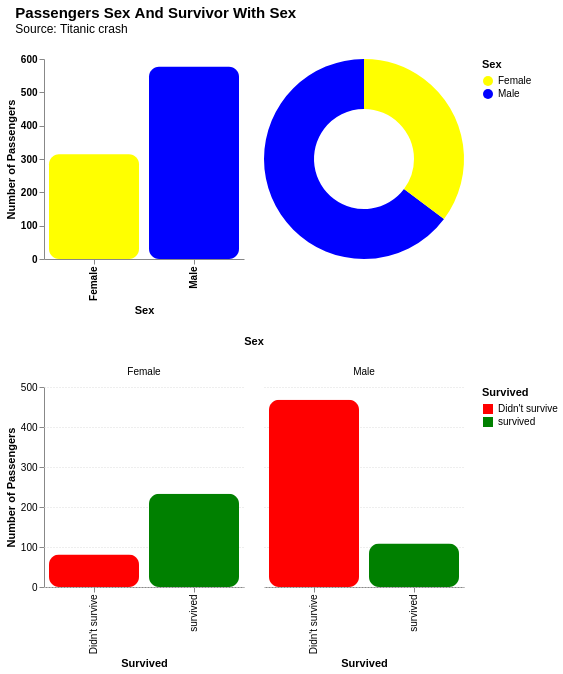

The notebook cell this image was saved under:
### Code cell
graph.categorical_grouped_chart(
    SEX,
    TARGET_NAME,
    colors=SEX_COLORS,
    target_colors=SURVIVED_COLORS,
    title=title,
    subtitle=SUBTITLE,
)

### Figure 1 — Vega-Lite specification as saved in the notebook (floating-point values rounded to 4 significant figures; data arrays with more than 128 entries replaced by an {"elided": "..."} marker saying what was removed)
{"config": {"view": {"continuousWidth": 300, "continuousHeight": 300, "stroke": null}}, "vconcat": [{"hconcat": [{"layer": [{"mark": {"type": "bar", "cornerRadius": 10}, "encoding": {"color": {"field": "Sex", "legend": {"orient": "right"}, "scale": {"range": ["blue", "yellow"], "reverse": true}, "type": "nominal"}, "tooltip": [{"field": "Sex", "title": "Sex", "type": "nominal"}, {"aggregate": "count", "title": "Number of Passengers", "type": "quantitative"}], "x": {"axis": {"grid": false, "labelFontWeight": "bold"}, "field": "Sex", "title": "Sex", "type": "nominal"}, "y": {"aggregate": "count", "axis": {"grid": false, "labelFontWeight": "bold"}, "title": "Number of Passengers", "type": "quantitative"}}, "title": {"text": "", "fontSize": 18, "subtitle": "", "subtitleFontSize": 12}}, {"mark": {"type": "text", "align": "center", "baseline": "bottom", "color": "white", "dy": -5, "fontSize": 12, "fontWeight": "bold"}, "encoding": {"text": {"aggregate": "count", "type": "quantitative"}, "x": {"field": "Sex", "type": "nominal"}, "y": {"aggregate": "count", "type": "quantitative"}}}], "data": {"name": "data-9d64146618e33eb9e58b6076cafa4a56"}, "height": 200, "width": 200}, {"data": {"name": "data-45540f4e481176301785f2e5204f62ab"}, "mark": {"type": "arc", "innerRadius": 50}, "encoding": {"color": {"field": "Sex", "type": "nominal"}, "theta": {"field": "count", "type": "quantitative"}, "tooltip": [{"field": "Sex", "type": "nominal"}, {"field": "count", "format": ".2f", "title": "Percentage (%)", "type": "quantitative"}]}, "height": 200, "width": 200}]}, {"data": {"name": "data-9baf30827859ec2b3396c3d7745edfc0"}, "mark": {"type": "bar", "cornerRadius": 10}, "encoding": {"color": {"field": "Survived", "legend": {"orient": "right"}, "scale": {"range": ["green", "red"], "reverse": true}, "type": "nominal"}, "column": {"field": "Sex", "type": "nominal"}, "tooltip": [{"field": "Survived", "title": "Survived", "type": "nominal"}, {"field": "count", "title": "Number of Passengers", "type": "quantitative"}, {"field": "percent", "format": ".2f", "title": "Percentage (%)", "type": "quantitative"}], "x": {"field": "Survived", "title": "Survived", "type": "nominal"}, "y": {"axis": {"grid": true, "gridDash": [1, 2]}, "field": "count", "title": "Number of Passengers", "type": "quantitative"}}, "height": 200, "title": {"text": "", "fontSize": 18, "subtitle": "", "subtitleFontSize": 12}, "width": 200}], "resolve": {"scale": {"color": "independent"}}, "title": {"text": "Passengers Sex And Survivor With Sex", "dx": 10, "dy": -10, "fontSize": 15, "subtitle": "Source: Titanic crash"}, "$schema": "https://vega.github.io/schema/vega-lite/v5.20.1.json", "datasets": {"data-9d64146618e33eb9e58b6076cafa4a56": {"elided": "891 records"}, "data-45540f4e481176301785f2e5204f62ab": [{"Sex": "Male", "count": 64.76}, {"Sex": "Female", "count": 35.24}], "data-9baf30827859ec2b3396c3d7745edfc0": [{"Sex": "Female", "Survived": "survived", "count": 233, "percent": 26.15}, {"Sex": "Female", "Survived": "Didn't survive", "count": 81, "percent": 9.09}, {"Sex": "Male", "Survived": "Didn't survive", "count": 468, "percent": 52.53}, {"Sex": "Male", "Survived": "survived", "count": 109, "percent": 12.23}]}}
